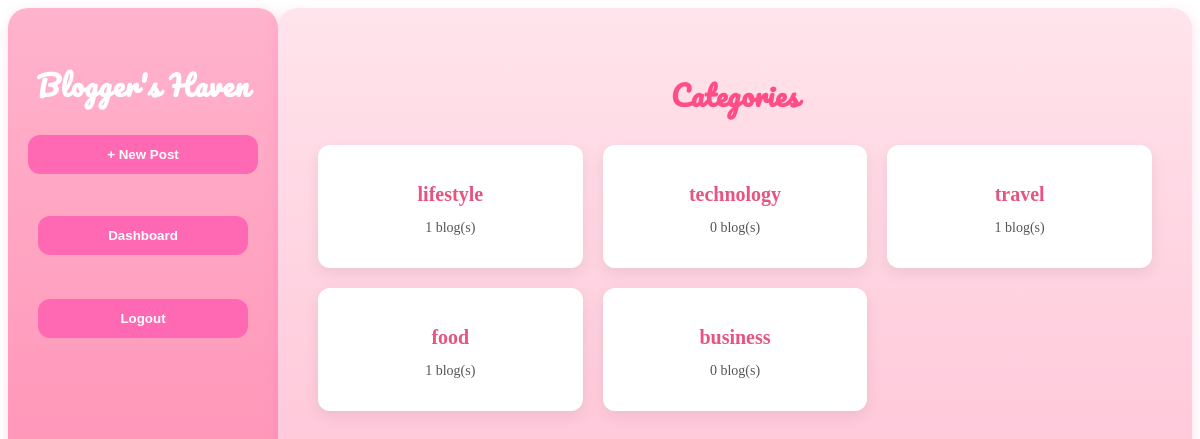
The page /categories/ (signed in) on the database its author committed.
### home/models.py (models this page shows, shortened)
class Category(models.Model):
    name = models.CharField(max_length=100)

### home/views.py (the view)
# urls.py: path('categories/',views.categories,name='categories'),
@login_required
def categories(request):
    category_list = Category.objects.all()
    return render(request, 'categories.html', {'categories': category_list})

### home/templates/categories.html (shortened to what this page needs)
{% extends 'base.html' %}
{% block content %}
<h2 class="section-title">Categories</h2>
<div class="categories-grid">
    {% for cat in categories %}
        <a href="{% url 'category_blogs' cat.id %}" class="category-card">
            <h3>{{ cat.name }}</h3>
            <p>{{ cat.cat_articles.count }} blog(s)</p>
        </a>
    {% empty %}
        <p class="empty-msg">No categories yet.</p>
    {% endfor %}
</div>
{% endblock %}

### home/static/css/dashstyle.css (style rules this page uses)
.dash-content h2 { color: #ff4d88; margin-bottom: 25px; font-size: 28px; letter-spacing: 0.5px; font-family: 'Pacifico', cursive; }
.section-title { font-size: 28px; color: #e75480; margin-bottom: 25px; font-weight: 600; }
.categories-grid { display: grid; grid-template-columns: repeat(auto-fill, minmax(220px, 1fr)); gap: 20px; }
.category-card { background: #fff; border-radius: 12px; padding: 18px; box-shadow: 0 5px 15px rgba(0,0,0,0.08); text-align: center; transition: transform 0.3s ease, box-shadow 0.3s ease; }
.category-card h3 { font-size: 20px; color: #e75480; margin-bottom: 8px; }
.category-card p { font-size: 14px; color: #555; }
.categories-grid a.category-card { text-decoration: none; color: inherit; display: block; }
.section-title { text-align: center; color: #e75480; font-family: 'Pacifico', cursive; margin-bottom: 20px; }

### rows shown on the page
Category: name "lifestyle", cat_articles.count "1"
Category: name "technology", cat_articles.count "0"
Category: name "travel", cat_articles.count "1"
Category: name "food", cat_articles.count "1"
Category: name "business", cat_articles.count "0"
